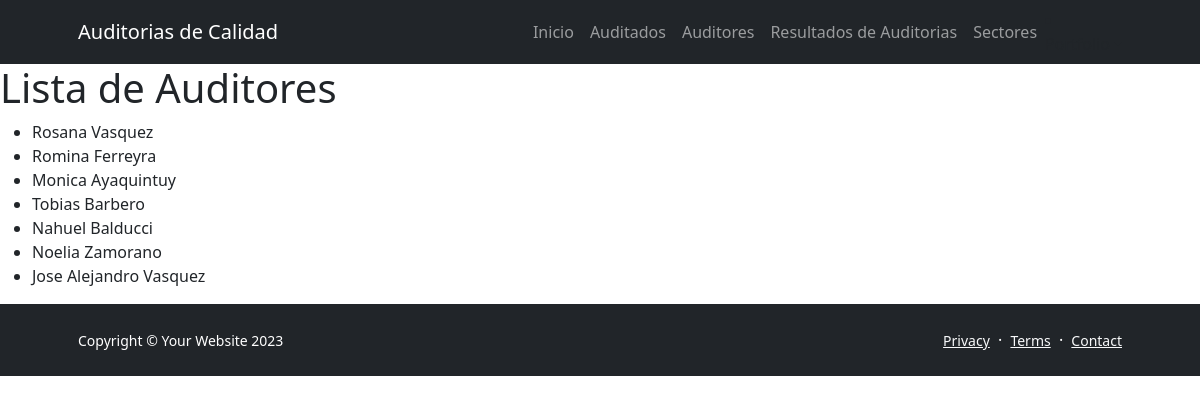
The app's page /AppAuditoria/auditores/ with its own data.
### AppAuditoria/models.py (models this page shows, shortened)
class Auditor(models.Model):
    nombre = models.CharField(max_length=100)
    apellido = models.CharField(max_length=100)
    email = models.EmailField()

### AppAuditoria/views.py (the view)
# urls.py: path('auditores/', views.listar_auditores, name='lista_auditores'),
def listar_auditores(request):
    auditores = Auditor.objects.all()
    return render(request, 'appauditoria/lista_auditores.html', {'auditores': auditores})

### AppAuditoria/templates/AppAuditoria/lista_auditores.html (shortened to what this page needs)
<!DOCTYPE html>
{% extends 'AppAuditoria/base.html' %}
{% load static %}
{% block section1 %}
<html>
<head>
</head>
<body>
    <h1>Lista de Auditores</h1>
    <ul>
        {% for auditor in auditores %}
            <li>{{ auditor.nombre }} {{ auditor.apellido }}</li>
        {% endfor %}
    </ul>
</body>
</html>
{% endblock %}

### records on screen
Auditor: nombre "Rosana", apellido "Vasquez"
Auditor: nombre "Romina", apellido "Ferreyra"
Auditor: nombre "Monica", apellido "Ayaquintuy"
Auditor: nombre "Tobias", apellido "Barbero"
Auditor: nombre "Nahuel", apellido "Balducci"
Auditor: nombre "Noelia", apellido "Zamorano"
Auditor: nombre "Jose Alejandro", apellido "Vasquez"
